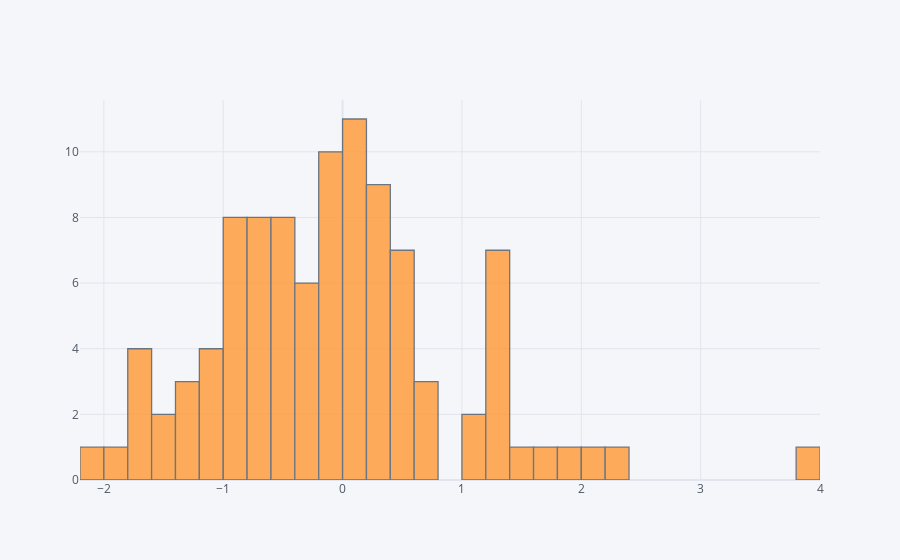

Notebook source saved alongside this figure:
### Markdown cell above
### Hist

### Code cell
df['A'].iplot(kind='hist', bins=50)

### Figure 1 — Plotly figure (JSON) as saved in the notebook; plotly's stock layout.template omitted (floating-point values rounded to 4 significant figures)
{"data": [{"histfunc": "count", "histnorm": "", "marker": {"color": "rgba(255, 153, 51, 1.0)", "line": {"color": "#4D5663", "width": 1.3}}, "name": "A", "nbinsx": 50, "opacity": 0.8, "orientation": "v", "type": "histogram", "x": [-0.2918, -0.3292, 0.01083, -0.8157, -0.2016, 0.6875, 0.2719, 0.1203, 2.268, -0.7853, 0.7473, -0.8664, -0.6823, 1.342, -1.779, 0.2843, 0.4973, -0.06824, -1.003, 1.001, -0.05948, 0.453, -0.0796, -1.935, -1.432, -0.04198, -0.1081, -0.9676, -0.8095, 0.3373, 1.667, 0.5555, 0.3688, 0.03519, -0.5362, 0.05911, -0.6469, 0.4439, -0.04854, 0.7387, 1.333, -0.1503, -0.4393, 0.215, -0.383, 1.561, -1.047, 0.4053, -0.5491, 0.06011, -2.044, 0.2986, 1.234, -1.121, -0.0708, 1.246, 0.1687, -1.212, 1.272, -0.9479, 0.07012, 0.006411, -1.793, -1.296, 0.2771, 3.854, -1.264, -0.6362, 1.399, -0.7902, 0.4928, -0.6152, -0.5254, 0.248, 0.08085, -0.9115, 1.22, 1.829, -0.3587, -0.9998, -0.7351, -1.642, -1.095, -0.6792, 0.4024, -0.2164, 0.2763, -0.5043, -1.405, -0.4123, 0.1441, 2.124, -0.4308, -0.8009, 1.181, 0.1937, -0.5682, -0.183, -1.724, -0.1099]}], "layout": {"barmode": "overlay", "legend": {"bgcolor": "#F5F6F9", "font": {"color": "#4D5663"}}, "paper_bgcolor": "#F5F6F9", "plot_bgcolor": "#F5F6F9", "title": {"font": {"color": "#4D5663"}}, "xaxis": {"gridcolor": "#E1E5ED", "showgrid": true, "tickfont": {"color": "#4D5663"}, "title": {"font": {"color": "#4D5663"}, "text": ""}, "zerolinecolor": "#E1E5ED"}, "yaxis": {"gridcolor": "#E1E5ED", "showgrid": true, "tickfont": {"color": "#4D5663"}, "title": {"font": {"color": "#4D5663"}, "text": ""}, "zerolinecolor": "#E1E5ED"}}}
